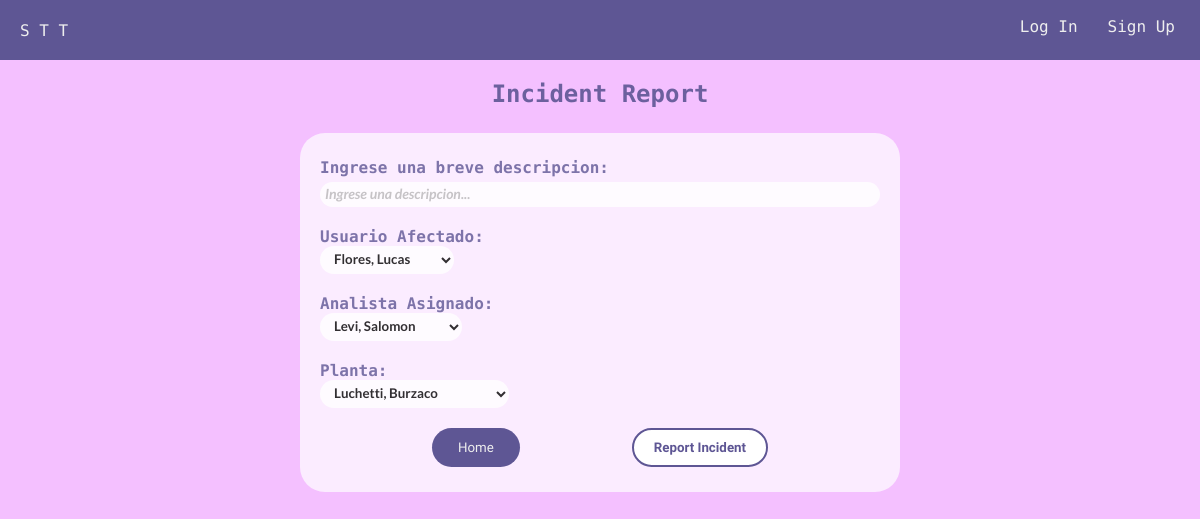
Page /create-ticket on the earlier database version.
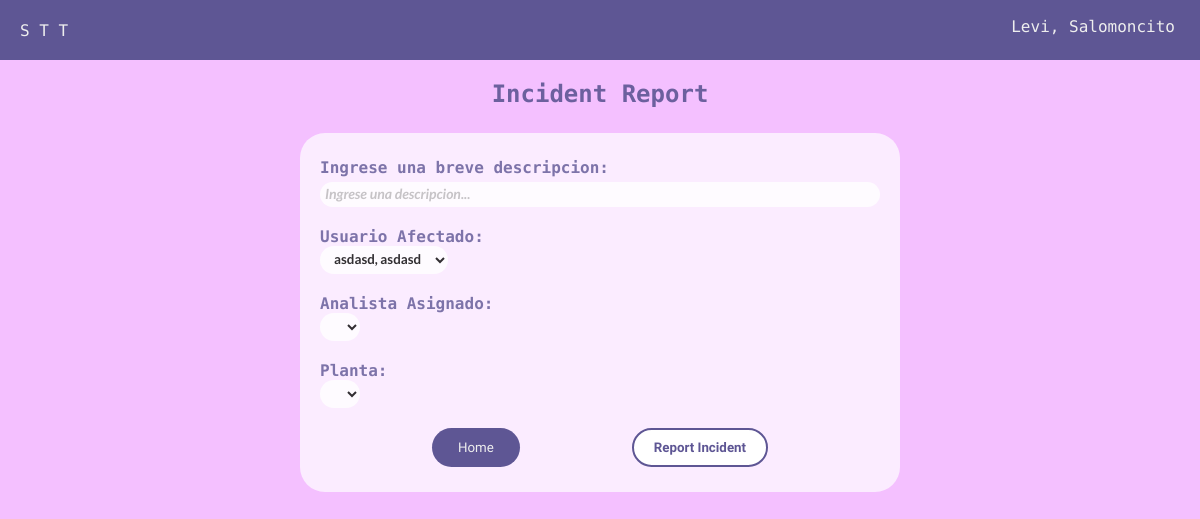
Same page on the later database version.
### home/models.py (models this page shows)
class Administrador(models.Model):
    name = models.CharField(max_length=50)
    lastn = models.CharField(max_length=50)
    username = models.CharField(max_length = 50)
    password = models.CharField(max_length=50)
    active = models.BooleanField(default=False)

### home/views.py (the view, shortened to what this page needs)
# urls.py: path('create-ticket', views.CreateTicketView.as_view(), name="createticket-form"),
class CreateTicketView(View):
    template_name = 'create-ticket.html'
    def get(self, *args, **kwargs):
        active_admin = getActiveAdmin()
        context = {}
        usuarios = Usuario.objects.all()
        analistas = Analist.objects.all()
        plantas = Planta.objects.all()
        context['usuarios'] = usuarios
        context['analistas'] = analistas
        context['plantas'] = plantas
        context['active_admin'] = active_admin
        return render(self.request, self.template_name, context)

### home/views.py (called while the page is built)
def getActiveAdmin():
    for admin in Administrador.objects.all():
        if admin.active == True:
            active_admin = admin
            return active_admin
    return Administrador()

### templates/create-ticket.html (shortened to what this page needs)
{% extends "base.html" %}
{%block nav_list%}
  {% if active_admin.active != False %}
    <li><a href="admin-page">{{active_admin.lastn}}, {{active_admin.name}}</a></li>
  {% else %}
   <li><a href="login-form">Log In</a></li>
   <li><a href="signup-form">Sign Up</a></li>
  {% endif %}
{% endblock%}
{% block content %}
<h2 class="h2">Incident Report</h2>
<article class="form-container">
  <form action="create-ticket/nuevo" class="form__createticket" method="post">
  <div class="form-input">
    <label for="desc">Ingrese una breve descripcion: </label><br>
    <input type="text" placeholder="Ingrese una descripcion..." name="desc" id="desc" required>
  </div>
  <div class="form-input">
    <label for="users">Usuario Afectado: </label><br>
    <select id="users" name="user" required>
      {% for usuario in usuarios %}
      <option value="{{usuario.id}}">{{usuario.lastn}}, {{usuario.name}}</option>
      {% endfor %}
    </select>
  </div>
  <div class="form-input">
    <label for="analists">Analista Asignado: </label><br>
    <select id="analists" name="analist" required>
      {% for analista in analistas %}
      <option value="{{analista.id}}">{{analista.lastn}}, {{analista.name}}</option>
      {% endfor %}
    </select>
  </div>
  <div class="form-input">
    <label for="plantas">Planta: </label><br>
    <select id="plantas" name="planta" required>
      {% for planta in plantas %}
      <option value="{{planta.id}}">{{planta.plantaName}}, {{planta.plantaLocation}}</option>
      {% endfor %}
    </select>
  </div>
  <div class="submit-input">
    <button class="btn"><a href="/">Home</a></button>
    <input type="submit" class="submit-btn btn" value="Report Incident">
  </div>
</form>
</article>
{% endblock %}

Differences in the rows shown:
added Administrador: lastn "Levi", name "Salomoncito"
Other differences:
form field user: "Flores, Lucas" → "asdasd, asdasd"
form field analist: "Levi, Salomon" → (not shown)
form field planta: "Luchetti, Burzaco" → (not shown)
text no longer shown: "Log In Sign Up"
